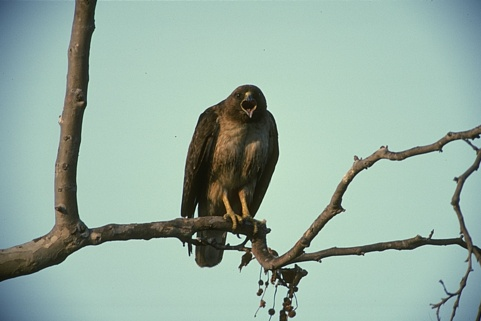
#> input picture Experiments/Image Segmentation exp - v2/Image3/42049.jpg, 481 x 321 px
$ jupyter execute '_kmeans-image segementation - 36 cluster - kalgo.ipynb'   (shell and % lines are left out)
#> lines starting #> are read from the running program, lines starting #| are printed output that depends on the picture
### Experiments/Image Segmentation exp - v2/Image1/kmeansAlgo.py
import numpy as np
from numpy.linalg import norm


class Kmeans:
    '''Implementing Kmeans algorithm.'''

    def __init__(self, n_clusters, max_iter=50, random_state=123):
        self.n_clusters = n_clusters
        self.max_iter = max_iter
        self.random_state = random_state

    def initializ_centroids(self, X):
        np.random.RandomState(self.random_state)
        random_idx = np.random.permutation(X.shape[0])
        centroids = X[random_idx[:self.n_clusters]]
        return centroids

    def compute_centroids(self, X, labels):
        centroids = np.zeros((self.n_clusters, X.shape[1]))
        for k in range(self.n_clusters):
            centroids[k, :] = np.mean(X[labels == k, :], axis=0)
        return centroids

    def compute_distance(self, X, centroids):
        distance = np.zeros((X.shape[0], self.n_clusters))
        for k in range(self.n_clusters):
            row_norm = norm(X - centroids[k, :], axis=1)
            distance[:, k] = np.square(row_norm)
        return distance

    def find_closest_cluster(self, distance):
        return np.argmin(distance, axis=1)

    def compute_sse(self, X, labels, centroids):
        distance = np.zeros(X.shape[0])
        for k in range(self.n_clusters):
            distance[labels == k] = norm(X[labels == k] - centroids[k], axis=1)
        return np.sum(np.square(distance))

    def fit(self, X):
        self.centroids = self.initializ_centroids(X)
        for i in range(self.max_iter):
            old_centroids = self.centroids
            distance = self.compute_distance(X, old_centroids)
            self.labels = self.find_closest_cluster(distance)
            self.centroids = self.compute_centroids(X, self.labels)
            if np.all(old_centroids == self.centroids):
                break
        self.error = self.compute_sse(X, self.labels, self.centroids)

    def predict(self, X):
        distance = self.compute_distance(X, old_centroids)
        return self.find_closest_cluster(distance)

### Experiments/Image Segmentation exp - v2/Image1/PsnrSnr.py
import numpy as np
def mse(vref, vcmp):
    """
    Compute Mean Squared Error (MSE) between two images.

    Parameters
    ----------
    vref : array_like
      Reference image
    vcmp : array_like
      Comparison image

    Returns
    -------
    x : float
      MSE between `vref` and `vcmp`
    """

    r = np.asarray(vref, dtype=np.float64).ravel()
    c = np.asarray(vcmp, dtype=np.float64).ravel()
    return np.mean(np.abs(r - c)**2)

def snr(vref, vcmp):
    """
    Compute Signal to Noise Ratio (SNR) of two images.

    Parameters
    ----------
    vref : array_like
      Reference image
    vcmp : array_like
      Comparison image

    Returns
    -------
    x : float
      SNR of `vcmp` with respect to `vref`
    """

    dv = np.var(vref)
    with np.errstate(divide='ignore'):
        rt = dv / mse(vref, vcmp)
    return 10.0 * np.log10(rt)


def psnr(vref, vcmp, rng=None):
    """
    Compute Peak Signal to Noise Ratio (PSNR) of two images. The PSNR
    calculation defaults to using the less common definition in terms
    of the actual range (i.e. max minus min) of the reference signal
    instead of the maximum possible range for the data type
    (i.e. :math:`2^b-1` for a :math:`b` bit representation).

    Parameters
    ----------
    vref : array_like
      Reference image
    vcmp : array_like
      Comparison image
    rng : None or int, optional (default None)
      Signal range, either the value to use (e.g. 255 for 8 bit samples) or
      None, in which case the actual range of the reference signal is used

    Returns
    -------
    x : float
      PSNR of `vcmp` with respect to `vref`
    """

    if rng is None:
        rng = vref.max() - vref.min()
    dv = (rng + 0.0)**2
    with np.errstate(divide='ignore'):
        rt = dv / mse(vref, vcmp)
    return 10.0 * np.log10(rt)

### Experiments/Image Segmentation exp - v2/Image3/_kmeans-image segementation - 36 cluster - kalgo.ipynb
[cell 1]
import numpy as np
import pandas as pd
import cv2 as cv
from matplotlib import pyplot as plt

# from sklearn.cluster import KMeans
import PsnrSnr as p
import kmeansAlgo

[cell 2]
img = cv.imread("42049.jpg", 0)
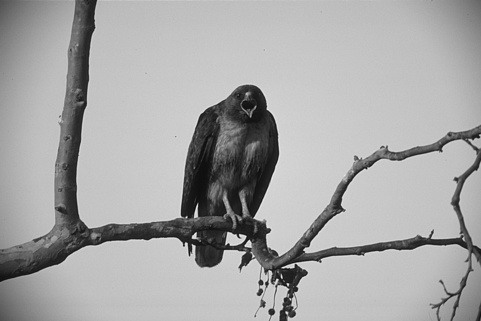
#> img: shape (321, 481); min 11, max 243, mean 166.6
size=200
img = cv.resize(img, dsize=(size, size))
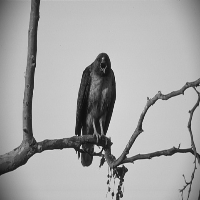
#> img: shape (200, 200); min 14, max 229, mean 166.5
width=img.shape[0]
#> width = 200
height=img.shape[1]
#> height = 200

plt.imshow(img, cmap="gray")
plt.xticks([])
plt.yticks([])
plt.grid(False)
plt.show()

[cell 3]
i = 0
j = 0
luv = []

for h in range(int(width / 2)):
    j = 0
    for k in range(int(height / 2)):
        luv.append([img[i, j], img[i + 1, j], img[i, j + 1], img[i + 1, j + 1]])
        j = j + 2
    i = i + 2
#> after the loop, i = 200; luv = 10000 items, first 6: [82, 83, 86, 85], [90, 89, 93, 93], [94, 96, 101, 100], [103, 103, 109, 106], [114, 111, 116, 115], [120, 117, 123, 119]

[cell 4]
import time as t

cluster = 24

clusterssize = [cluster]  # 2, 3, 4, 5, 6, 7, 8, 9,
timearray = []
error = []
segementedImg = []

[cell 5]
for i in clusterssize:

    start = t.time()
    kmeans = kmeansAlgo.Kmeans(n_clusters=i, random_state=0, max_iter=50)
    kmeans.fit(np.array(luv))

    timearray.append(t.time() - start)

    segementedImg.append(kmeans.labels)

    pic2show = kmeans.centroids
    print(timearray)
#> this loop made 1 pass
#> after the loop, segementedImg = 1 item; timearray = [0.727]

[cell 6]
lables = np.array(kmeans.labels)
#> lables = 10000 values, max 23 at index 1019, min 0 at index 15, mean 10.91
print(np.array(kmeans.labels).shape)
#| (10000,)
print(kmeans.centroids.shape)
#| (24, 4)

clustercenters = (kmeans.centroids).reshape(cluster, 4)
#> clustercenters = 24 rows, first 6: [187, 181.6, 99.03, 95.87], [102.5, 93.95, 85.4, 79], [133.2, 134.5, 135.1, 133.7], [165.5, 165.3, 166.2, 166.8], [67.2, 65, 60.96, 58.72], [196.2, 196.1, 196.2, 196.2]
centersp = (kmeans.centroids).reshape(cluster, 4)
#> centersp has the same summary as clustercenters
centersp.shape
#> Out = (24, 4)

[cell 7]
finalval = []
for i in range(lables.shape[0]):
    finalval.append(centersp[lables[i]])
#> after the loop, finalval = 10000 items, first 6: [102.5, 93.95, 85.4, 79], [102.5, 93.95, 85.4, 79], [102.5, 93.95, 85.4, 79], [117.4, 114.2, 112.8, 110.9], [117.4, 114.2, 112.8, 110.9], [117.4, 114.2, 112.8, 110.9]

finalval = np.array(finalval).reshape(int(width / 2), int(height / 2), 4)
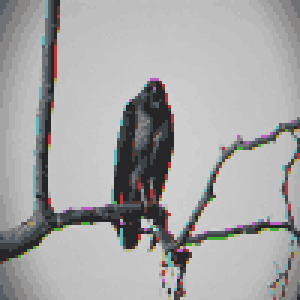
#> finalval: shape (100, 100, 4) float64 (shown 3 times larger); mean of channels 0, 1, 2, 3 166.4, 166.4, 166.6, 166.5; drawn as B, G, R

[cell 8]
# pd.DataFrame(kmeans.cluster_centers_[kmeans.labels_])

[cell 9]
# convert back the clustered image to the original form
# decoding

temp = np.zeros((width, height))
#> temp: shape (200, 200) float64; every value is 0
i = 0
j = 0
for h in range(int(width / 2)):
    j = 0
    for k in range(int(height / 2)):
        val = finalval

        temp[i, j] = val[h][k][0]
        temp[i + 1, j] = val[h][k][1]
        temp[i, j + 1] = val[h][k][2]
        temp[i + 1, j + 1] = val[h][k][3]

        j = j + 2
    i = i + 2
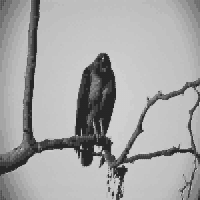
#> temp: shape (200, 200) float64; min 37.77, max 208, mean 166.5
#> after the loop, i = 200

plt.imshow(temp, cmap="gray")
plt.xticks([])
plt.yticks([])
plt.grid(False)
plt.savefig("Kmeans_SegementdIMg_" + str(cluster) + ".jpg")
plt.show()

[cell 10]
plt.imshow(256 - abs(img - temp), cmap="gray")
plt.xticks([])
plt.yticks([])
plt.grid(False)

plt.savefig("Kmeans_SegementdIMg_error_" + str(cluster) + ".jpg")
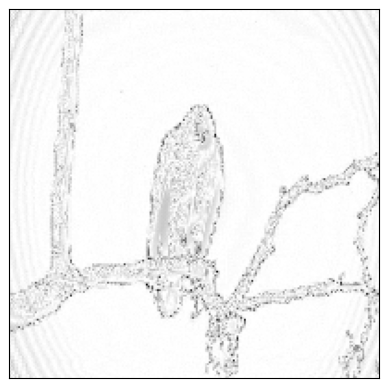
#> figure drawn by matplotlib, 1 panel
plt.show()

[cell 11]
psnr = p.psnr(np.array(img).astype(int), np.array(temp).astype(int))
#> in psnr, `rng = vref.max() - vref.min()`: rng = 215
#> in psnr, `dv = (rng + 0.0)**2`: dv = 46225
#> in psnr, `rt = dv / mse(vref, vcmp)`: rt = 593.8
#> psnr = 27.74
psnr
#> Out = 27.74

[cell 12]
snr = p.snr(np.array(img).astype(int), np.array(temp).astype(int))
#> in snr, `dv = np.var(vref)`: dv = 2760
#> in snr, `rt = dv / mse(vref, vcmp)`: rt = 35.45
#> snr = 15.5
psnr
#> Out = 27.74
